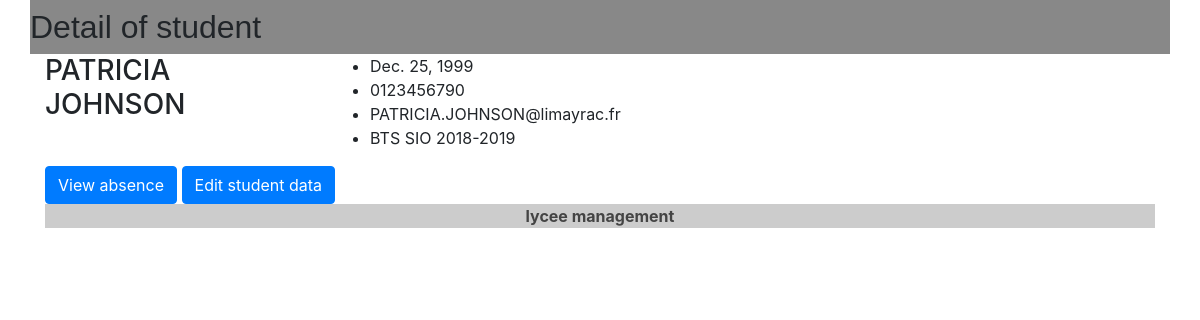
The page /lycee/student/405 on the database its author committed.
### lycee/models.py (models this page shows, shortened)
class Student(models.Model):
  first_name = models.CharField(
    max_length=50,
    blank=False,
    null=False
  )
  birth_date = models.DateField(
    verbose_name='date of birth',
    blank=False,
    null=False
  )
  last_name = models.CharField(
    verbose_name="lastname",
    help_text="last name of the student",
    blank=False, # pas de champ vide
    null=False, # pas de champ null (a conjuguer avec default
    default="???",
    max_length=255, # taille maximale du champ
  )
  phone = models.CharField(
    verbose_name="phonenumber",
    help_text="phone number of the student",
    blank=False, # pas de champ vide
    null=False, # pas de champ null (a conjuguer avec default
    default="0999999999",
    max_length=10, # taille maximale du champ
  )
  email = models.EmailField(
    verbose_name="email",
    help_text="phone number of the student",
    blank=False, # pas de champ vide
    null=False, # pas de champ null (a conjuguer avec default
    default="x@y.z",
    max_length=255, # taille maximale du champ
  )
  comments = models.CharField(
    verbose_name="comments",
    help_text="some comments about the student",
    blank=True,
    null=False, # pas de champ null (a conjuguer avec default
    default="",
    max_length=255, # taille maximale du champ
  )
  cursus = models.ForeignKey(
    Cursus,
    on_delete=models.CASCADE, # necessaire selon la version de Django
    null=True
  )

class Cursus(models.Model):
  name = models.CharField(
    max_length=50,
    blank=False,
    null=True,
    default='aucun'
  )
  year_from_bac = models.SmallIntegerField(
    help_text ="year since le bac",
    verbose_name="year",
    blank=False,
    null=True,
    default=0
  )
  scholar_year = models.CharField(
    max_length=9,
    blank=False,
    null=True,
    default='0000-00001'
  )

### lycee/views.py (the view)
# urls.py: path('lycee/student/<int:student_id>', views.detail_student, name='detail_student'),
def detail_student(request, student_id):
  result_list = Student.objects.get(pk=student_id)
  context = {
    'liste' : result_list,
  }
  return render(request, 'lycee/student/detail_student.html', context)

### lycee/templates/lycee/student/detail_student.html
{% extends 'master.html' %}
{% load static %}
{% if liste %}
  {% block title %}
    <h2>Detail of student</h2>
  {% endblock %}
  {% block content %}
    <div class='container'>
      <div class="row">
        <div class = "col-sm-3">
          <h3>{{liste.first_name}} {{liste.last_name}}</h3>
        </div>
        <div class = "col-sm-4">
          <ul>
            <li>{{liste.birth_date}}</li>
            <li>{{liste.phone}}</li>
            <li>{{liste.email}}</li>
            <li>{{liste.cursus.name}} {{liste.cursus.scholar_year}}</li>
          </ul>
        </div>
      </div>
      <a href={% url 'call_list_student' liste.id %}><button class='button radius btn btn-primary left'>View absence</button></a>
      <a href={% url 'edit_student' liste.id %}><button class='button radius btn btn-primary left'>Edit student data</button></a>
    </div>
  {% endblock %}
{% else %}
  <p> No student to show</p>
{% endif %}

### lycee/static/lycee/style.css (style rules this page uses)
a { color : #444444; }
html { position: relative; min-height: 100%; }

### rows shown on the page
Student: first_name "PATRICIA", last_name "JOHNSON", birth_date "Dec. 25, 1999", phone "0123456790", email "PATRICIA.JOHNSON@limayrac.fr", cursus.name "BTS SIO", cursus.scholar_year "2018-2019"
